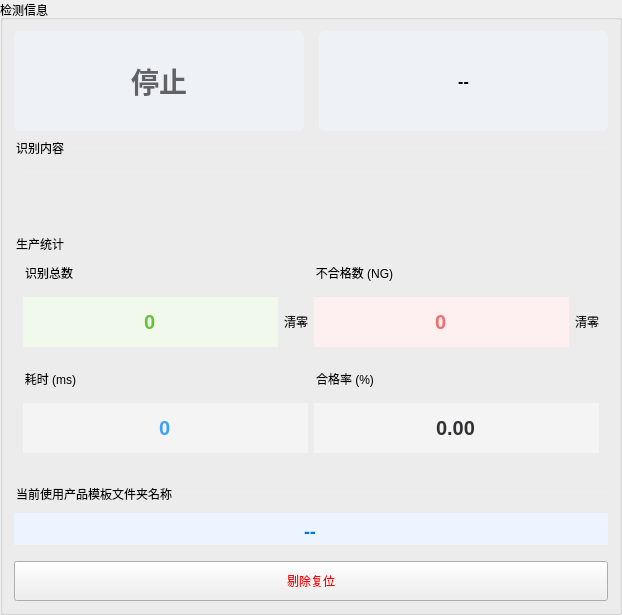
        <widget class="QGroupBox" name="groupBox_inspectionInfo">
         <property name="title">
          <string>检测信息</string>
         </property>
         <layout class="QGridLayout" name="gridLayout_inspectionInfo">
          <item row="0" column="0">
           <layout class="QHBoxLayout">
            <property name="spacing">
             <number>15</number>
            </property>
            <item>
             <widget class="QGroupBox" name="groupBox_runtimeStatus">
              <property name="minimumSize">
               <size>
                <width>0</width>
                <height>100</height>
               </size>
              </property>
              <property name="styleSheet">
               <string notr="true">border:none;</string>
              </property>
              <property name="title">
               <string>运行状态</string>
              </property>
              <layout class="QVBoxLayout">
               <property name="leftMargin">
                <number>0</number>
               </property>
               <property name="topMargin">
                <number>0</number>
               </property>
               <property name="rightMargin">
                <number>0</number>
               </property>
               <property name="bottomMargin">
                <number>0</number>
               </property>
               <item>
                <widget class="QLabel" name="label_runtimeStatus">
                 <property name="minimumSize">
                  <size>
                   <width>0</width>
                   <height>60</height>
                  </size>
                 </property>
                 <property name="styleSheet">
                  <string notr="true">background-color: #eef1f6; color: #606266; font-size: 28px; border-radius: 6px; font-weight: bold;</string>
                 </property>
                 <property name="text">
                  <string>停止</string>
                 </property>
                 <property name="alignment">
                  <set>Qt::AlignCenter</set>
                 </property>
                </widget>
               </item>
              </layout>
             </widget>
            </item>
            <item>
             <widget class="QGroupBox" name="groupBox_verdictResult">
              <property name="minimumSize">
               <size>
                <width>0</width>
                <height>100</height>
               </size>
              </property>
              <property name="styleSheet">
               <string notr="true">border:none;</string>
              </property>
              <property name="title">
               <string>判定结果</string>
              </property>
              <layout class="QVBoxLayout">
               <property name="leftMargin">
                <number>0</number>
               </property>
               <property name="topMargin">
                <number>0</number>
               </property>
               <property name="rightMargin">
                <number>0</number>
               </property>
               <property name="bottomMargin">
                <number>0</number>
               </property>
               <item>
                <widget class="QLabel" name="label_verdictResult">
                 <property name="minimumSize">
                  <size>
                   <width>0</width>
                   <height>60</height>
                  </size>
                 </property>
                 <property name="styleSheet">
                  <string notr="true">background-color: #eef1f6; font-size: 16px; border-radius: 6px; font-weight: 900;</string>
                 </property>
                 <property name="text">
                  <string>--</string>
                 </property>
                 <property name="alignment">
                  <set>Qt::AlignCenter</set>
                 </property>
                </widget>
               </item>
              </layout>
             </widget>
            </item>
           </layout>
          </item>
          <item row="2" column="0">
           <widget class="QGroupBox" name="groupBox_productionStatistics">
            <property name="styleSheet">
             <string notr="true">QGroupBox { border: none; background: transparent; margin-top: 20px; } QGroupBox::title {font-size: 14px; }
</string>
            </property>
            <property name="title">
             <string>生产统计</string>
            </property>
            <layout class="QGridLayout" name="gridLayout_productionStatistics">
             <item row="0" column="0">
              <widget class="QGroupBox" name="groupBox_totalCount">
               <property name="minimumSize">
                <size>
                 <width>285</width>
                 <height>100</height>
                </size>
               </property>
               <property name="maximumSize">
                <size>
                 <width>100000</width>
                 <height>100</height>
                </size>
               </property>
               <property name="styleSheet">
                <string notr="true">border:none;</string>
               </property>
               <property name="title">
                <string>识别总数</string>
               </property>
               <layout class="QHBoxLayout">
                <property name="leftMargin">
                 <number>0</number>
                </property>
                <property name="topMargin">
                 <number>0</number>
                </property>
                <property name="rightMargin">
                 <number>0</number>
                </property>
                <property name="bottomMargin">
                 <number>0</number>
                </property>
                <item>
                 <widget class="QLineEdit" name="lineEdit_totalCount">
                  <property name="minimumSize">
                   <size>
                    <width>0</width>
                    <height>50</height>
                   </size>
                  </property>
                  <property name="styleSheet">
                   <string notr="true">background: #f0f9eb; color: #67c23a; font-weight: bold; border:none; font-size: 20px;</string>
                  </property>
                  <property name="text">
                   <string>0</string>
                  </property>
                  <property name="alignment">
                   <set>Qt::AlignCenter</set>
                  </property>
                  <property name="readOnly">
                   <bool>true</bool>
                  </property>
                 </widget>
                </item>
                <item>
                 <widget class="QPushButton" name="pushButton_resetTotalCount">
                  <property name="minimumSize">
                   <size>
                    <width>0</width>
                    <height>50</height>
                   </size>
                  </property>
                  <property name="maximumSize">
                   <size>
                    <width>60</width>
                    <height>16777215</height>
                   </size>
                  </property>
                  <property name="text">
                   <string>清零</string>
                  </property>
                 </widget>
                </item>
               </layout>
              </widget>
             </item>
             <item row="0" column="1">
              <widget class="QGroupBox" name="groupBox_ngCount">
               <property name="minimumSize">
                <size>
                 <width>285</width>
                 <height>100</height>
                </size>
               </property>
               <property name="maximumSize">
                <size>
                 <width>100000</width>
                 <height>100</height>
                </size>
               </property>
               <property name="styleSheet">
                <string notr="true">border:none;</string>
               </property>
               <property name="title">
                <string>不合格数 (NG)</string>
               </property>
               <layout class="QHBoxLayout">
                <property name="leftMargin">
                 <number>0</number>
                </property>
                <property name="topMargin">
                 <number>0</number>
                </property>
                <property name="rightMargin">
                 <number>0</number>
                </property>
                <property name="bottomMargin">
                 <number>0</number>
                </property>
                <item>
                 <widget class="QLineEdit" name="lineEdit_ngCount">
                  <property name="minimumSize">
                   <size>
                    <width>0</width>
                    <height>50</height>
                   </size>
                  </property>
                  <property name="styleSheet">
                   <string notr="true">background: #fef0f0; color: #f56c6c; font-weight: bold; border:none; font-size: 20px;</string>
                  </property>
                  <property name="text">
                   <string>0</string>
                  </property>
                  <property name="alignment">
                   <set>Qt::AlignCenter</set>
                  </property>
                  <property name="readOnly">
                   <bool>true</bool>
                  </property>
                 </widget>
                </item>
                <item>
                 <widget class="QPushButton" name="pushButton_resetNgCount">
                  <property name="minimumSize">
                   <size>
                    <width>0</width>
                    <height>50</height>
                   </size>
                  </property>
                  <property name="maximumSize">
                   <size>
                    <width>60</width>
                    <height>16777215</height>
                   </size>
                  </property>
                  <property name="text">
                   <string>清零</string>
                  </property>
                 </widget>
                </item>
               </layout>
              </widget>
             </item>
             <item row="1" column="0">
              <widget class="QGroupBox" name="groupBox_detectionDuration">
               <property name="minimumSize">
                <size>
                 <width>285</width>
                 <height>100</height>
                </size>
               </property>
               <property name="maximumSize">
                <size>
                 <width>100000</width>
                 <height>100</height>
                </size>
               </property>
               <property name="styleSheet">
                <string notr="true">border:none;</string>
               </property>
               <property name="title">
                <string>耗时 (ms)</string>
               </property>
               <layout class="QVBoxLayout">
                <property name="leftMargin">
                 <number>0</number>
                </property>
                <property name="topMargin">
                 <number>0</number>
                </property>
                <property name="rightMargin">
                 <number>0</number>
                </property>
                <property name="bottomMargin">
                 <number>0</number>
                </property>
                <item>
                 <widget class="QLineEdit" name="lineEdit_detectionDuration">
                  <property name="minimumSize">
                   <size>
                    <width>0</width>
                    <height>50</height>
                   </size>
                  </property>
                  <property name="styleSheet">
                   <string notr="true">background: #f4f4f5; color: #409eff; font-weight: bold; border:none; font-size: 20px;</string>
                  </property>
                  <property name="text">
                   <string>0</string>
                  </property>
                  <property name="alignment">
                   <set>Qt::AlignCenter</set>
                  </property>
                  <property name="readOnly">
                   <bool>true</bool>
                  </property>
                 </widget>
                </item>
               </layout>
              </widget>
             </item>
             <item row="1" column="1">
              <widget class="QGroupBox" name="groupBox_passRate">
               <property name="minimumSize">
                <size>
                 <width>285</width>
                 <height>100</height>
                </size>
               </property>
               <property name="maximumSize">
                <size>
                 <width>100000</width>
                 <height>100</height>
                </size>
               </property>
               <property name="styleSheet">
                <string notr="true">border:none;</string>
               </property>
               <property name="title">
                <string>合格率 (%)</string>
               </property>
               <layout class="QVBoxLayout">
                <property name="leftMargin">
                 <number>0</number>
                </property>
                <property name="topMargin">
                 <number>0</number>
                </property>
                <property name="rightMargin">
                 <number>0</number>
                </property>
                <property name="bottomMargin">
                 <number>0</number>
                </property>
                <item>
                 <widget class="QLineEdit" name="lineEdit_passRate">
                  <property name="minimumSize">
                   <size>
                    <width>0</width>
                    <height>50</height>
                   </size>
                  </property>
                  <property name="styleSheet">
                   <string notr="true">background: #f4f4f5; color: #303133; font-weight: bold; border:none; font-size: 20px;</string>
                  </property>
                  <property name="text">
                   <string>0.00</string>
                  </property>
                  <property name="alignment">
                   <set>Qt::AlignCenter</set>
                  </property>
                  <property name="readOnly">
                   <bool>true</bool>
                  </property>
                 </widget>
                </item>
               </layout>
              </widget>
             </item>
            </layout>
           </widget>
          </item>
          <item row="1" column="0">
           <widget class="QGroupBox" name="groupBox_recognitionText">
            <property name="minimumSize">
             <size>
              <width>0</width>
              <height>90</height>
             </size>
            </property>
            <property name="styleSheet">
             <string notr="true">border:none; border-top: 1px solid #ebeef5; margin-top: 10px; padding-top: 5px;</string>
            </property>
            <property name="title">
             <string>识别内容</string>
            </property>
            <layout class="QVBoxLayout">
             <item>
              <widget class="QLabel" name="label_recognitionText">
               <property name="styleSheet">
                <string notr="true">color: #409eff; font-size: 20px; font-weight: bold;</string>
               </property>
               <property name="text">
                <string/>
               </property>
               <property name="alignment">
                <set>Qt::AlignCenter</set>
               </property>
               <property name="wordWrap">
                <bool>true</bool>
               </property>
              </widget>
             </item>
            </layout>
           </widget>
          </item>
          <item row="3" column="0">
           <widget class="QGroupBox" name="groupBox_currentTemplate">
            <property name="minimumSize">
             <size>
              <width>0</width>
              <height>72</height>
             </size>
            </property>
            <property name="styleSheet">
             <string notr="true">border:none; border-top: 1px solid #ebeef5; margin-top: 8px; padding-top: 4px;</string>
            </property>
            <property name="title">
             <string>当前使用产品模板文件夹名称</string>
            </property>
            <layout class="QVBoxLayout">
             <property name="leftMargin">
              <number>0</number>
             </property>
             <property name="topMargin">
              <number>0</number>
             </property>
             <property name="rightMargin">
              <number>0</number>
             </property>
             <property name="bottomMargin">
              <number>0</number>
             </property>
             <item>
              <widget class="QLineEdit" name="lineEdit_currentTemplateName">
               <property name="minimumSize">
                <size>
                 <width>0</width>
                 <height>40</height>
                </size>
               </property>
               <property name="styleSheet">
                <string notr="true">background: #ecf5ff; color: #0078D7; font-weight: bold; border:none; font-size: 18px;</string>
               </property>
               <property name="text">
                <string>--</string>
               </property>
               <property name="alignment">
                <set>Qt::AlignCenter</set>
               </property>
               <property name="readOnly">
                <bool>true</bool>
               </property>
              </widget>
             </item>
            </layout>
           </widget>
          </item>
          <item row="4" column="0">
           <widget class="QPushButton" name="pushButton_resetRejectQueue">
            <property name="minimumSize">
             <size>
              <width>0</width>
              <height>40</height>
             </size>
            </property>
            <property name="styleSheet">
             <string notr="true">QPushButton { color: rgb(255, 0, 0); }</string>
            </property>
            <property name="text">
             <string>剔除复位</string>
            </property>
           </widget>
          </item>
         </layout>
        </widget>
